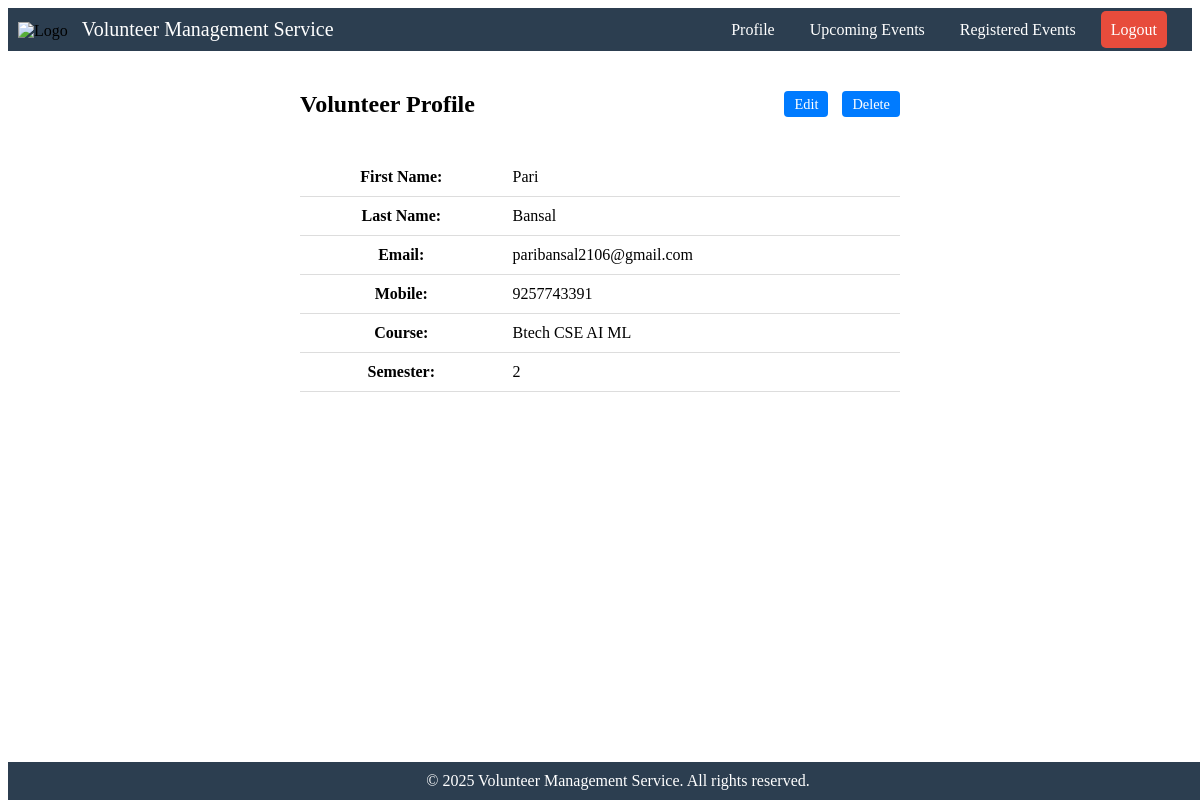
Page /volunteer/profile (signed in) on the committed database.
### tables this page shows
CREATE TABLE volunteers (
        volunteer_id TEXT PRIMARY KEY,
        first_name TEXT NOT NULL,
        last_name TEXT NOT NULL,
        email TEXT NOT NULL UNIQUE,
        password TEXT NOT NULL,
        mobile TEXT NOT NULL UNIQUE,
        course TEXT NOT NULL,
        semester TEXT NOT NULL
    );

### volunteer.py (the view)
@volunteer_blueprint.route('/volunteer/profile')
def volunteer_profile():
    volunteer_id = session.get('volunteer_id')
    if not volunteer_id:
        return render_template('volunteer_SignIn.html')
    volunteer = get_volunteer_by_id(volunteer_id)
    return render_template('volunteer_profile.html', volunteer=volunteer)

### vms_sql.py (called while the page is built)
def get_db_connection():
    conn = sqlite3.connect('vms.db')  # Path to your SQLite DB
    conn.row_factory = sqlite3.Row  # Allows accessing columns by name
    return conn

def get_volunteer_by_id(volunteer_id):
    conn = get_db_connection()
    volunteer = conn.execute('SELECT * FROM volunteers WHERE volunteer_id = ?', (volunteer_id,)).fetchone()
    conn.close()
    return volunteer

### templates/volunteer_profile.html
{% extends 'volunteer_dashboard_base.html' %}
{% block content %}
<div class="profile-container">
    <div class="profile-header">
        <h2>Volunteer Profile</h2>
        <div class="profile-actions">
            <a href="{{ url_for('volunteer.edit_profile') }}" class="btn-small">Edit</a>
            <a href="{{ url_for('volunteer.delete_profile') }}" class="btn-small" onclick="return confirm('Are you sure you want to delete your profile?');">Delete</a>
        </div>
    </div>
    <table class="profile-table">
        <tr><th>First Name:</th><td>{{ volunteer.first_name }}</td></tr>
        <tr><th>Last Name:</th><td>{{ volunteer.last_name }}</td></tr>
        <tr><th>Email:</th><td>{{ volunteer.email }}</td></tr>
        <tr><th>Mobile:</th><td>{{ volunteer.mobile }}</td></tr>
        <tr><th>Course:</th><td>{{ volunteer.course }}</td></tr>
        <tr><th>Semester:</th><td>{{ volunteer.semester }}</td></tr>
    </table>
</div>
{% endblock %}

### static/volunteer_dashboard_styles.css (style rules this page uses)
.profile-container { padding: 20px; }
.profile-container { max-width: 600px; margin: auto; }
.profile-header { display: flex; justify-content: space-between; align-items: center; }
.profile-actions a.btn-small { margin-left: 10px; font-size: 0.9em; color: #fff; background: #007bff; padding: 5px 10px; text-decoration: none; border-radius: 4px; }
.profile-table { width: 100%; margin-top: 20px; border-collapse: collapse; }
.profile-table td, .profile-table th { padding: 10px; border-bottom: 1px solid #ddd; }

### rows in the picture
volunteers: first_name "Pari", last_name "Bansal", email "paribansal2106@gmail.com", mobile "9257743391", course "Btech CSE AI ML", semester "2"
